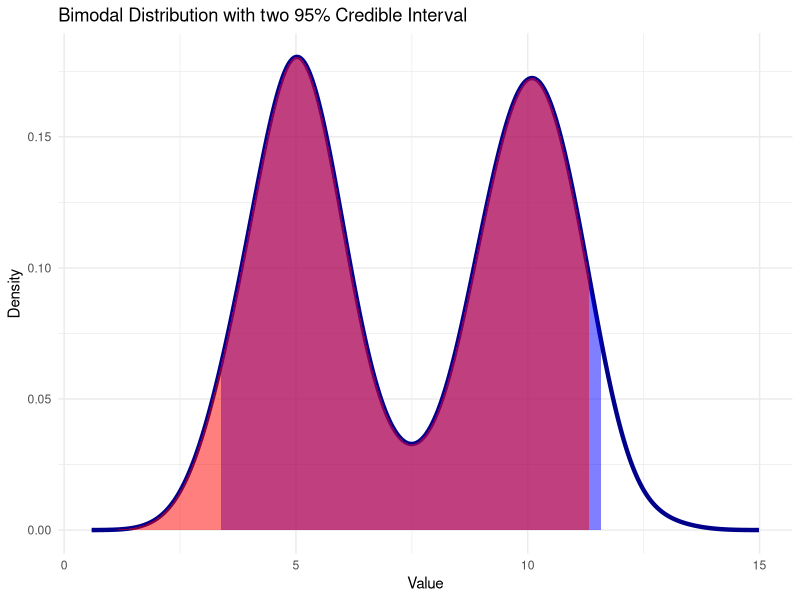
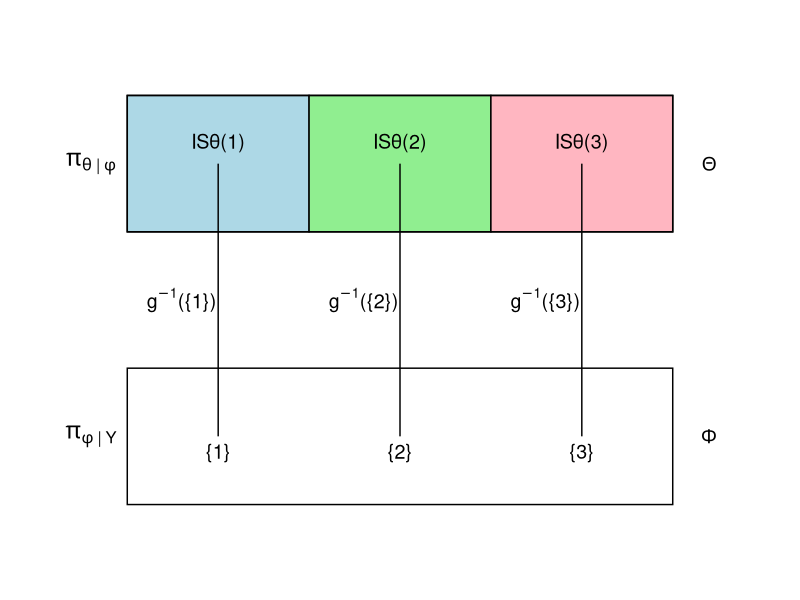
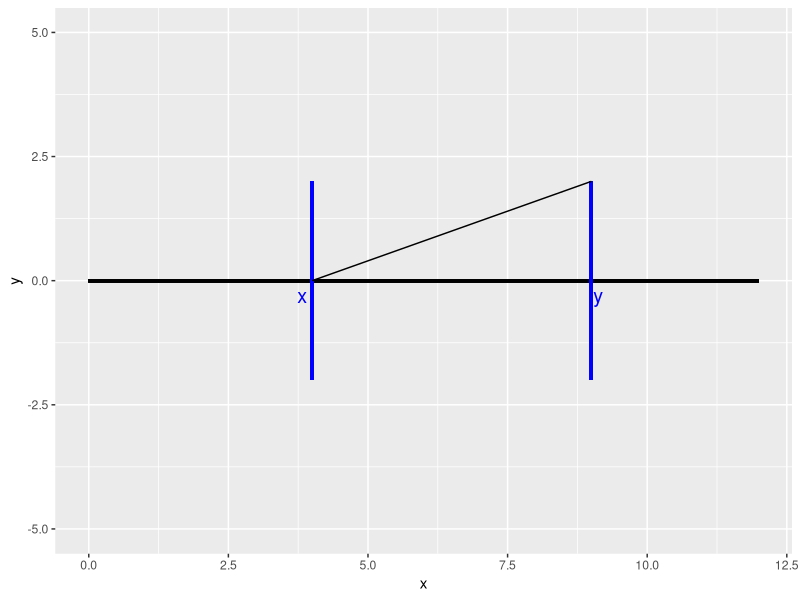
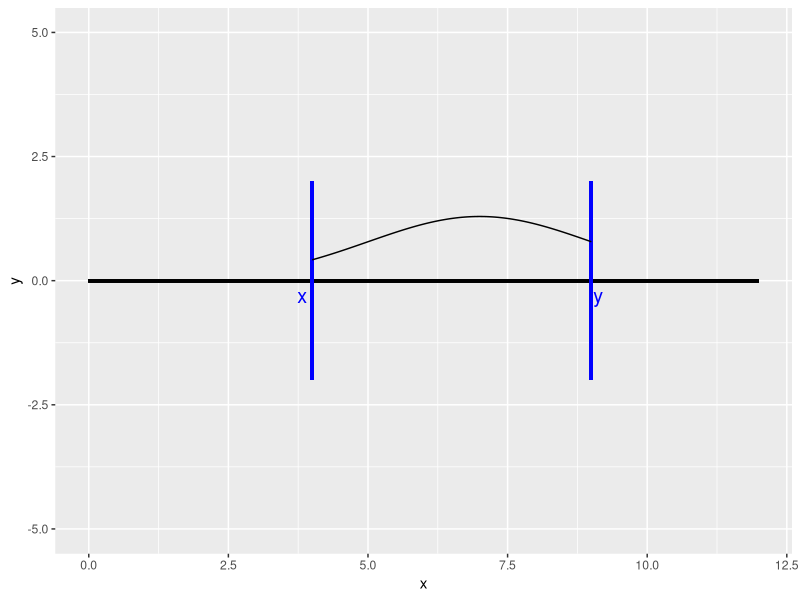
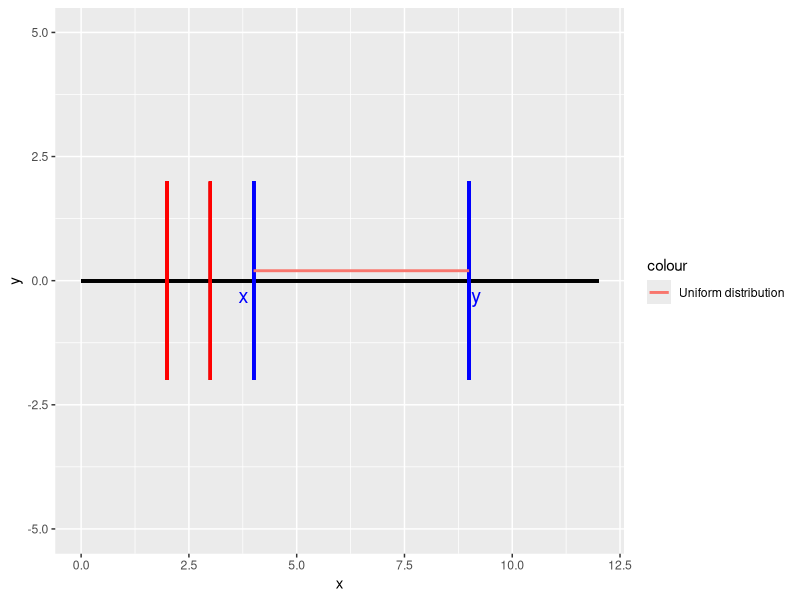
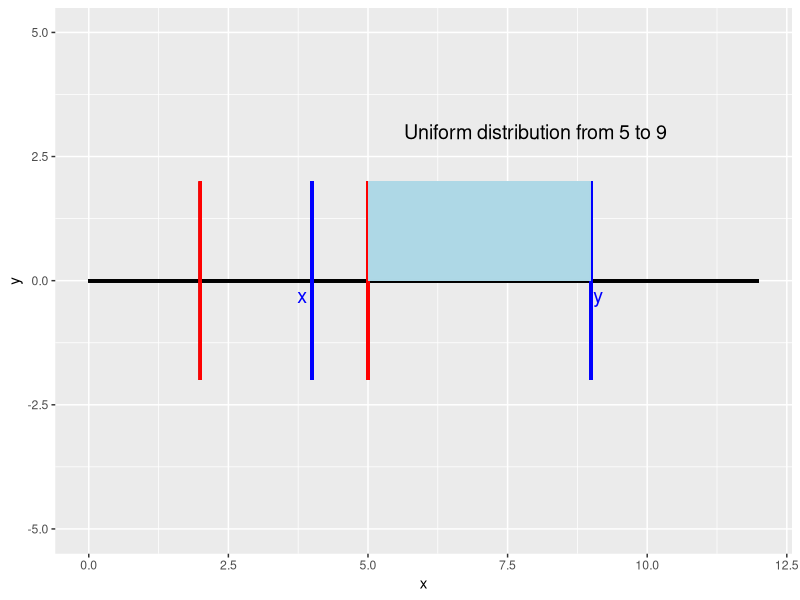
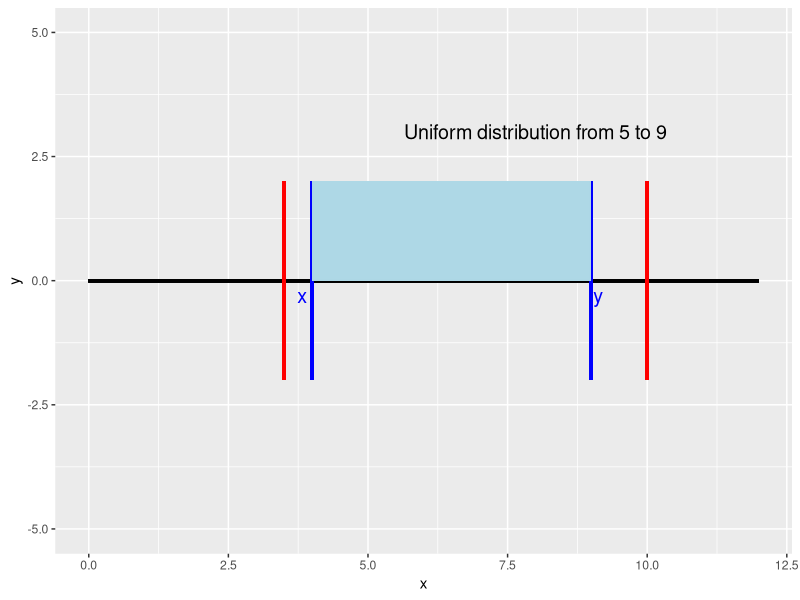
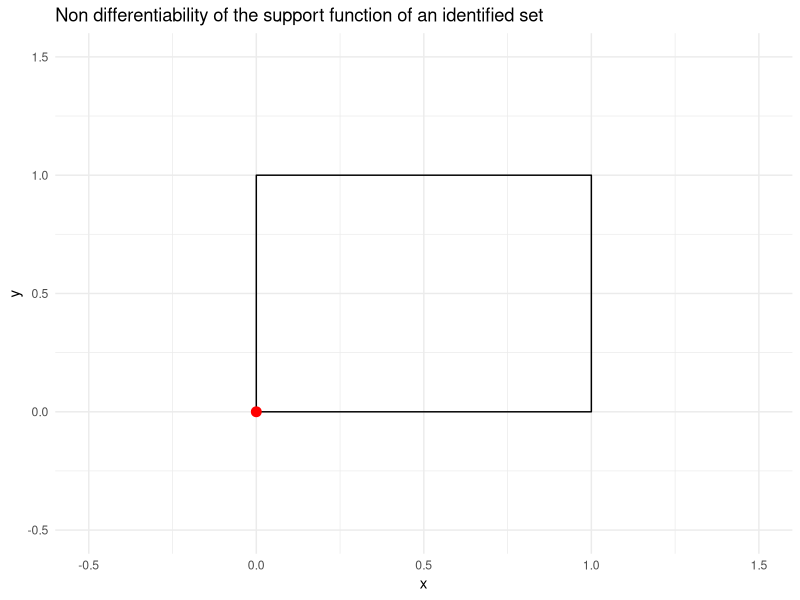

The R source for these figures, in order:
## ---- chunk 1
library(tidyverse)
library(dplyr)
library(ggplot2)

## ---- chunk 2
    #| fig-width: 5
    #| fig-height: 4
    # Set seed for reproducibility
    set.seed(123)

    # Number of samples from each normal distribution
    n1 <- 1000
    n2 <- 1000

    # Generate data from two normal distributions
    data1 <- rnorm(n1, mean = 5, sd = 1)  # First mode: mean 5, sd 1
    data2 <- rnorm(n2, mean = 10, sd = 1) # Second mode: mean 10, sd 1

    joint_data <- c(data1, data2) |> sort()
    credible_interval <- quantile(joint_data, probs = c(0.025, 0.975))
    cdf_values <- seq_along(joint_data) / length(joint_data)
    x_95 <- joint_data[which.min(abs(cdf_values - 0.95))]
    density_data <- density(joint_data)

    # Create a data frame with the density values
    density_df <- data.frame(x = density_data$x, y = density_data$y)

    # Plot the joint distribution and the 95% credible interval
    density_df |> ggplot( aes(x = x, y = y)) +
      geom_line(color = "darkblue", size = 1.5) +  # Density line
      geom_ribbon(data = density_df[density_df$x >= credible_interval[1] & density_df$x <= credible_interval[2], ],
                  aes(x = x, ymin = 0, ymax = y), fill = "blue", alpha = 0.5) +  # Credible interval
      labs(title = "Bimodal Distribution with two 95% Credible Interval",
           x = "Value", y = "Density") +
      geom_ribbon(data = density_df[density_df$x <= x_95, ], 
                  aes(x = x, ymin = 0, ymax = y), 
                  fill = "red", alpha = 0.5) +

      theme_minimal()
## ---- chunk 3
# Load ggplot2 library
library(ggplot2)

# Create data for the three colored sections (top rectangle divided into thirds)
sections_data <- data.frame(
  xmin = c(0.5, 1.5, 2.5),
  x = c(1,2,3),
  xmax = c(1.5, 2.5, 3.5),
  ymin = rep(2.5, 3),  # Top rectangle's y-range (2.5 to 3.5)
  ymax = rep(3.5, 3),
  y = rep(3, 3),
  color = c("lightblue", "lightgreen", "lightpink"),  # Different colors for each third
  label = c("ISθ(1)", "ISθ(2)", "ISθ(3)")
)

# Create data for the numbers (bottom rectangle)
numbers_data <- data.frame(
  x = c(1, 2, 3),    # x-coordinates for numbers (matching sections)
  y = rep(1, 3),     # y-coordinate for all numbers (bottom of the plot)
  label = c("{1}", "{2}", "{3}")  # Set notation for the numbers
)

# Create a data frame for the connections (lines)
lines_data <- data.frame(
  x_start = c(1, 2, 3),
  y_start = rep(3, 3),  # Starting y-coordinate for top sections
  x_end = c(1, 2, 3),
  y_end = rep(1, 3)     # Ending y-coordinate for numbers
)

# Create the plot
ggplot() +
  # Add the three colored sections at the top (top rectangle divided into thirds)
  geom_rect(data = sections_data, aes(xmin = xmin, xmax = xmax, ymin = ymin, ymax = ymax, fill = color),
            color = "black") +
  geom_text(data = sections_data, aes(x = x, y = y, label = label), vjust = -1, size = 5)+
  annotate("text", x = 0.3, y = 3, label = expression(pi[theta ~ "|" ~ phi]), size = 6, fontface = "italic")+
  
  # Add numbers for the bottom part
  geom_text(data = numbers_data, aes(x = x, y = y, label = label), vjust = 1.5, size = 5) +
  
  # Add lines connecting each section to its corresponding number
  geom_segment(data = lines_data, aes(x = x_start, y = y_start, xend = x_end, yend = y_end), 
               linetype = "solid") +
  annotate("text", x = 0.8, y = 2, label = expression(g^{-1} * "({" * 1 * "})"), size = 5, fontface = "italic")+
  
  annotate("text", x = 1.8, y = 2, label = expression(g^{-1} * "({" * 2 * "})"), size = 5, fontface = "italic")+
  annotate("text", x = 2.8, y = 2, label = expression(g^{-1} * "({" * 3 * "})"), size = 5, fontface = "italic")+
  
  # Add a rectangle around the sections (top rectangle, theta)
  geom_rect(aes(xmin = 0.5, xmax = 3.5, ymin = 2.5, ymax = 3.5), 
            color = "black", fill = NA, linetype = "solid") +
  annotate("text", x = 3.7, y = 3, label = expression(Theta), size = 5, fontface = "bold") +
  
  # Add a rectangle around the numbers (bottom rectangle, phi)
  geom_rect(aes(xmin = 0.5, xmax = 3.5, ymin = 0.5, ymax = 1.5), 
            color = "black", fill = NA, linetype = "solid") +
  annotate("text", x = 3.7, y = 1, label = expression(Phi), size = 5, fontface = "bold") +
  annotate("text", x = 0.3, y = 1, label = expression(pi[phi ~ "|" ~ Y]), size = 6, fontface = "italic")+
  
  # Set axis limits and remove axis labels
  xlim(0, 4) + ylim(0, 4) +
  scale_fill_identity() +  # Use the colors specified in the data
  theme_void()  # Remove background, grid, and axes for a clean look
## ---- chunk 4
# Simulate some data with an interval
set.seed(123)

# Simulate some data
x_values <- seq(4,9, length.out = 100)
crazy_values <- seq(0, 10, length.out = 100)
crazy_values <- crazy_values/sum(crazy_values)*100
truncated_normal <- dnorm(x_values, mean = 7, sd = 2)
truncated_normal <- truncated_normal/sum(truncated_normal)*100

# Create a data frame
data <- tibble(
  x = x_values,
  crazy_values = crazy_values,
  truncated_normal_values = truncated_normal
)

# Define the x-axis interval you want to highlight (e.g., from x = 3 to x = 7)

# Plot the line and highlight the interval on the x-axis
plot <- data |> ggplot() +
  # Main axis: horizontal line
  geom_segment(aes(x = 0, xend = 12, y = 0, yend = 0), size = 1) +
  
  # Vertical line for x (point on axis)
  geom_segment(aes(x = 4, xend = 4, y = -2, yend = 2), color = "blue", size = 1) +
  
  # Vertical line for x + a (point on axis)
  geom_segment(aes(x = 9, xend = 9, y = -2, yend = 2), color = "blue", size = 1) +
  
  
  # Text labels for x, a, and x + a
  annotate("text", x = 4, y = -0.3, label = "x", color = "blue", size = 5, hjust = 1.5) +
  annotate("text", x = 9, y = -0.3, label = "y", color = "blue", size = 5, hjust = -0.2) +
  
  # Customize the plot: remove axis lines, ticks, and background
  coord_cartesian(xlim = c(0, 12), ylim = c(-5, 5))
## ---- chunk 5
print(plot + geom_line(aes(x = x_values, y = crazy_values)))
## ---- chunk 6
print(plot + geom_line(aes(x = x_values, y = truncated_normal)))
## ---- chunk 7
flat_prior <- rep(1, 100)/(9-4)
data <- data |> mutate(flat_prior = flat_prior)
colors <- c("Uniform distribution" = "green")

plot + # Vertical line for x (point on axis)
  geom_segment(aes(x = 2, xend = 2, y = -2, yend = 2), color = "red", size = 1) +
  # Vertical line for x + a (point on axis)
  geom_segment(aes(x = 3, xend = 3, y = -2, yend = 2), color = "red", size = 1) +
  
  geom_line(aes(x = x_values,
                y = flat_prior,
                color = "Uniform distribution"
                ),size = 1)

#print(plot + geom_line(aes(x = x_values, y = crazy_values)))
## ---- chunk 8
flat_prior <- rep(1, 100)/(9-4)
data <- data |> mutate(flat_prior = flat_prior)
colors <- c("Uniform distribution" = "green")

plot + # Vertical line for x (point on axis)
  geom_segment(aes(x = 2, xend = 2, y = -2, yend = 2), color = "red", size = 1) +
  # Vertical line for x + a (point on axis)
  geom_segment(aes(x = 5, xend = 5, y = -2, yend = 2), color = "red", size = 1) +
  
  geom_rect(aes(xmin = 5, xmax = 9, ymin = 0, ymax = 2), fill = "lightblue", alpha = 0.5, title = "Uniform") +
  annotate("text", x = 8, y = 3, label = "Uniform distribution from 5 to 9", size = 5, color = "black")

#print(plot + geom_line(aes(x = x_values, y = crazy_values)))
## ---- chunk 9
flat_prior <- rep(1, 100)/(9-4)
data <- data |> mutate(flat_prior = flat_prior)
colors <- c("Uniform distribution" = "green")

plot + # Vertical line for x (point on axis)
  geom_segment(aes(x = 3.5, xend = 3.5, y = -2, yend = 2), color = "red", size = 1) +
  # Vertical line for x + a (point on axis)
  geom_segment(aes(x = 10, xend = 10, y = -2, yend = 2), color = "red", size = 1) +
  
  geom_rect(aes(xmin = 4, xmax = 9, ymin = 0, ymax = 2), fill = "lightblue", alpha = 0.5, title = "Uniform") +
  annotate("text", x = 8, y = 3, label = "Uniform distribution from 5 to 9", size = 5, color = "black")

#print(plot + geom_line(aes(x = x_values, y = crazy_values)))
## ---- chunk 10

square_data <- data.frame(
  x = c(0, 1, 1, 0, 0),
  y = c(0, 0, 1, 1, 0)
)

# Create a data frame for the red dot
dot_data <- data.frame(x = 0, y = 0)

# Create the plot
ggplot() +
  # Add the square (polygon)
  geom_polygon(data = square_data, aes(x = x, y = y), fill = NA, color = "black") +
  # Add the red dot at (0,0)
  geom_point(data = dot_data, aes(x = x, y = y), color = "red", size = 3) +
  # Set axis limits
  xlim(-0.5, 1.5) + ylim(-0.5, 1.5) +
  # Add labels and title
  labs(x = "x", y = "y", title = "Non differentiability of the support function of an identified set") +
  theme_minimal()

